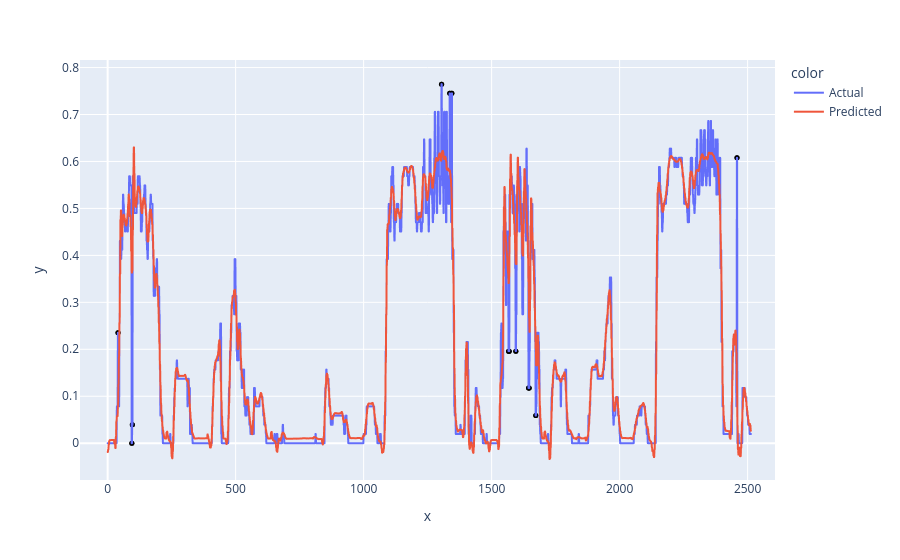

Notebook source saved alongside this figure:
### Code cell
graph_for_dilation(df10_testX, 0, 0, mean, std, 2)

### Figure 1 — Plotly figure (JSON) as saved in the notebook; plotly's stock layout.template omitted (floating-point values rounded to 4 significant figures; data arrays with more than 128 entries replaced by an {"elided": "..."} marker saying what was removed)
{"data": [{"hovertemplate": "color=Actual<br>x=%{x}<br>y=%{y}<extra></extra>", "legendgroup": "Actual", "line": {"color": "#636efa", "dash": "solid"}, "marker": {"symbol": "circle"}, "mode": "lines", "name": "Actual", "showlegend": true, "type": "scattergl", "x": {"elided": "2514 int values"}, "xaxis": "x", "y": {"elided": "2514 float values"}, "yaxis": "y"}, {"hovertemplate": "color=Predicted<br>x=%{x}<br>y=%{y}<extra></extra>", "legendgroup": "Predicted", "line": {"color": "#EF553B", "dash": "solid"}, "marker": {"symbol": "circle"}, "mode": "lines", "name": "Predicted", "showlegend": true, "type": "scattergl", "x": {"elided": "2514 int values"}, "xaxis": "x", "y": {"elided": "2514 float values"}, "yaxis": "y"}, {"hovertemplate": "x=%{x}<br>y=%{y}<extra></extra>", "legendgroup": "", "marker": {"color": "black", "size": 5, "symbol": "circle"}, "mode": "markers", "name": "", "orientation": "v", "showlegend": false, "type": "scatter", "x": [40, 41, 94, 95, 96, 97, 1304, 1305, 1336, 1337, 1344, 1345, 1566, 1567, 1568, 1569, 1594, 1595, 1644, 1645, 1646, 1647, 1672, 1673, 2458, 2459], "xaxis": "x", "y": [0.2353, 0.2353, 0, 0, 0.03922, 0.03922, 0.7647, 0.7647, 0.7451, 0.7451, 0.7451, 0.7451, 0.1961, 0.1961, 0.1961, 0.1961, 0.1961, 0.1961, 0.1176, 0.1176, 0.1176, 0.1176, 0.05882, 0.05882, 0.6078, 0.6078], "yaxis": "y"}], "layout": {"legend": {"title": {"text": "color"}, "tracegroupgap": 0}, "margin": {"t": 60}, "xaxis": {"anchor": "y", "domain": [0, 1], "title": {"text": "x"}}, "yaxis": {"anchor": "x", "domain": [0, 1], "title": {"text": "y"}}}}
